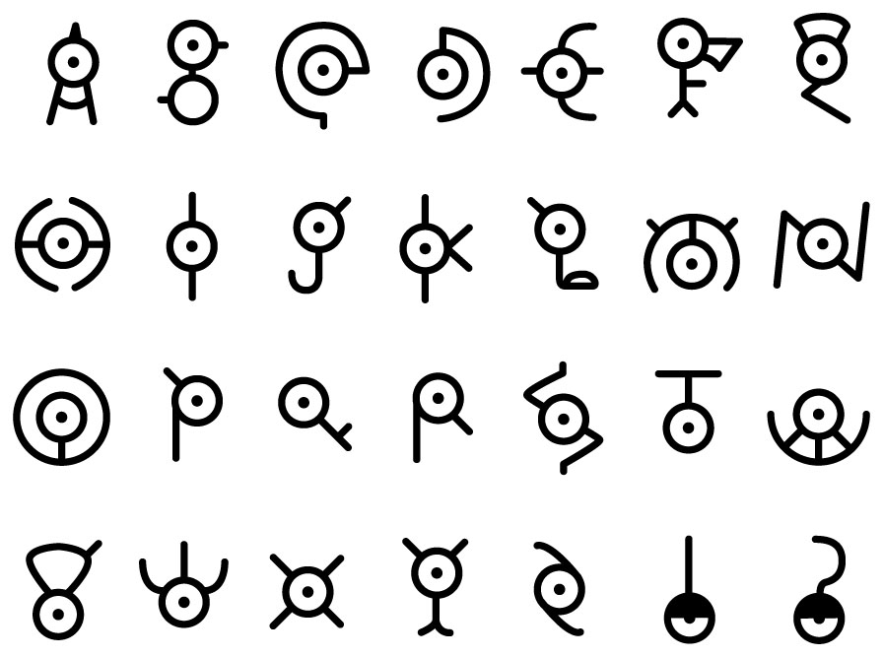
#> input picture others/base.png, 883 x 657 px, found by its file name
$ python zarbiseparator.py
#> lines starting #> are read from the running program, lines starting #| are printed output that depends on the picture; after the words box and inside, x2 and y2 are one past the last pixel; in counts of white or black regions, pixels touching at a corner belong together
from cv2 import cv2
import numpy as np
import matplotlib.pyplot as plt

def getFileNameFromIndex(i):
    if i < 26:
        return chr(97 + i)
    elif i == 26:
        return '!'
    elif i == 27:
        return '?'
    else:
        return None

if __name__ == "__main__":
    img = cv2.imread('./others/base.png')
#> img is the input picture: shape (657, 883, 3); min 0, max 255, mean 228.7
    imgray = cv2.cvtColor(img, cv2.COLOR_BGR2GRAY)
    ret, thresh = cv2.threshold(imgray, 200, 255, cv2.THRESH_BINARY_INV)
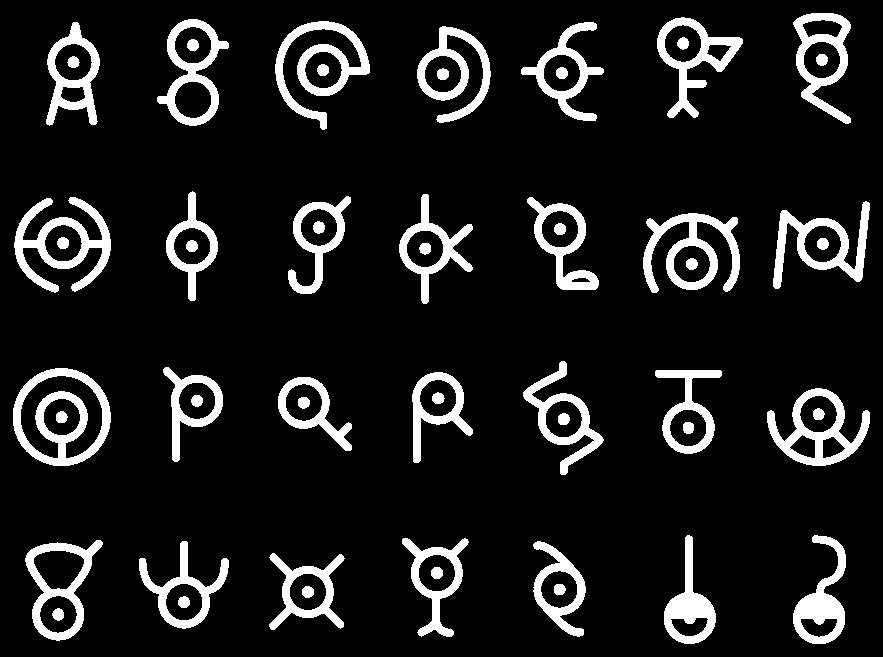
#> thresh: shape (657, 883); 11.5% white; 54 white regions
    contours, hierarchy = cv2.findContours(thresh, cv2.RETR_EXTERNAL, cv2.CHAIN_APPROX_SIMPLE)
#> contours = 28 contours; largest, box (x1, y1, x2, y2) and area: (13, 368, 111, 466) 7425, (25, 540, 103, 641) 4693, (767, 388, 870, 466) 4332, (157, 19, 229, 126) 4314, (14, 197, 111, 293) 4067

    letters = []
    for cnt in contours:
        x, y, w, h = cv2.boundingRect(cnt)
        letters.append(img[y:y+h, x:x+w])
#> this loop made 28 passes
#> (x, y, w, h) on passes 1 to 12: (269, 553, 76, 77), (533, 541, 53, 96), (139, 541, 90, 88), (25, 540, 78, 101), (402, 538, 67, 99), (793, 535, 53, 109), (664, 535, 52, 109), (767, 388, 103, 78), (278, 377, 74, 74), (412, 372, 61, 91), (655, 370, 67, 84), (13, 368, 98, 98)
#> after the loop, letters = 28 items

    for i in range(len(letters)):
        cv2.imwrite("./zarbis/%i.png" % (i), letters[i])
#> this loop made 28 passes
#> pass 1, `cv2.imwrite("./zarbis/%i.png" % (i), letters[i])`:
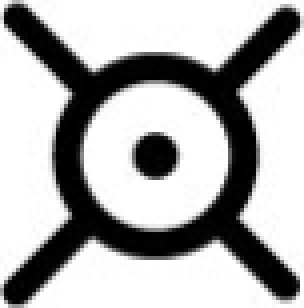
#> saved as 0.png: shape (77, 76, 3) (shown 4 times larger); min 0, max 255, mean 175.4
#> pass 2, `cv2.imwrite("./zarbis/%i.png" % (i), letters[i])`:
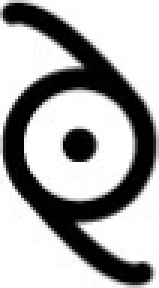
#> saved as 1.png: shape (96, 53, 3) (shown 3 times larger); min 0, max 255, mean 170.7
